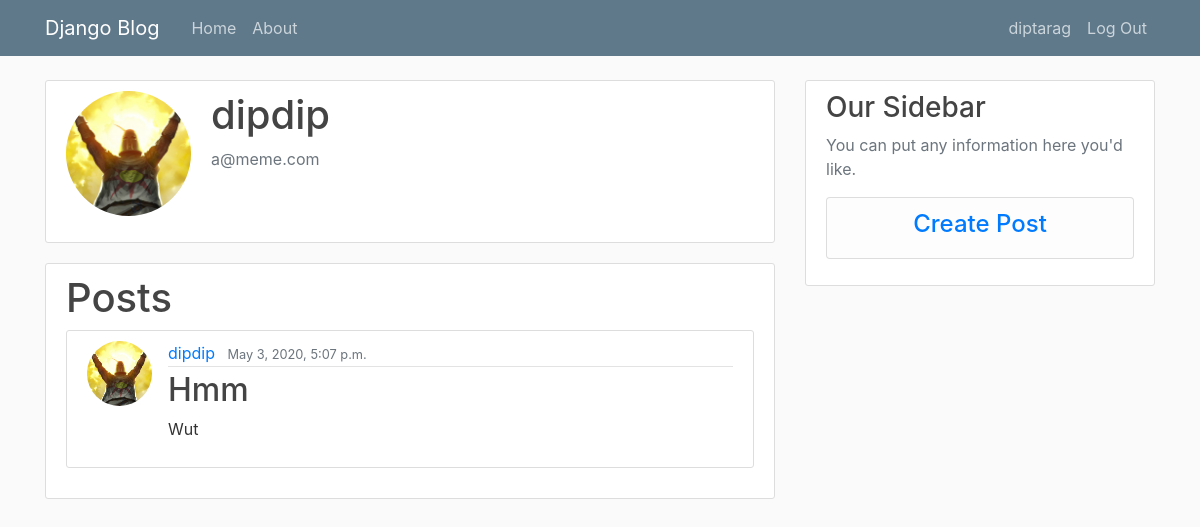
The app's page /user/4/ (signed in) with its own data.
### users/models.py (models this page shows, shortened)
class Profile(models.Model):
    user = models.OneToOneField(User, on_delete=models.CASCADE)
    image = models.ImageField(default='default.jpg', upload_to='profile_pics')

### Blog/models.py (models this page shows, shortened)
class Post(models.Model):
	title = models.CharField(max_length=100)
	content = models.TextField()
	date_posted = models.DateTimeField(default=timezone.now)
	author = models.ForeignKey(User, on_delete=models.CASCADE)
	likers = models.ManyToManyField(User, related_name = 'likers', blank = True)

### users/views.py (the view)
# urls.py: path('user/<pk>/', ProfileDetailView.as_view(), name='profile-other'),
class ProfileDetailView(DetailView):
	model = Profile
	template_name = 'users/profile_other.html'
	def get_context_data(self, **kwargs):
		context = super().get_context_data(**kwargs)
		context['posts'] = Post.objects.filter(author__profile = self.object)
		return context

### users/templates/users/profile_other.html
{% extends "Blog/base.html" %}
{% load crispy_forms_tags %}
{% block content %}
    <div class="content-section">
      <div class="media">
        <img class="rounded-circle account-img" src="{{object.user.profile.image.url}}">
        <div class="media-body">
          <h2 class="account-heading">{{ object.user.username }}</h2>
          <p class="text-secondary">{{ object.user.email }}</p>
        </div>
      </div>
      </div>
      <div class = "content-section">
        <h1> Posts </h1>
      {% for post in posts %}
    	<article class="media content-section">
    				<img class = "rounded-circle article-img" src = "{{post.author.profile.image.url}}">
      <div class="media-body">
        <div class="article-metadata">
          <a class="mr-2" href="{% url 'profile-other' post.author.profile.id %}">{{ post.author }}</a>
          <small class="text-muted">{{ post.date_posted }}</small>
        </div>
        <h2><a class="article-title" href="{% url 'post-detail' post.id %}">{{ post.title }}</a></h2>
        <p class="article-content">{{ post.content }}</p>
      </div>
    </article>
    </div>
    	{% endfor %}
{% endblock content %}

### Blog/templates/Blog/base.html (shortened to what this page needs)
{% load static %}
<!DOCTYPE HTML>
<html lang="en">
  <head>
    <link rel="stylesheet" href="https://maxcdn.bootstrapcdn.com/bootstrap/4.0.0/css/bootstrap.min.css">
	<link rel="stylesheet" type="text/css" href="{%static 'Blog/main.css' %}">
</head>
<body>
	<header class="site-header">
  <nav class="navbar navbar-expand-md navbar-dark bg-steel fixed-top">
    <div class="container">
      <a class="navbar-brand mr-4" href="/">Django Blog</a>
      <div class="collapse navbar-collapse" id="navbarToggle">
        <div class="navbar-nav mr-auto">
          <a class="nav-item nav-link" href="{% url 'blog-home' %}">Home</a>
          <a class="nav-item nav-link" href="{% url 'blog-about' %}">About</a>
        </div>
        <div class="navbar-nav">
          {% if user.is_authenticated%}
                      <a class="nav-item nav-link" href="{% url 'profile' %}"> {{user.username }}</a>
                      <a class="nav-item nav-link" href="{% url 'logout' %}">Log Out</a>
          {% else %}
                      <a class="nav-item nav-link" href="{% url 'login' %}">Login</a>
                      <a class="nav-item nav-link" href="{% url 'register' %}">Register</a>
          {% endif %}
        </div>
      </div>
    </div>
  </nav>
</header>
<main role="main" class="container">
  <div class="row">
    <div class="col-md-8">
      {% block content %}{% endblock %}
    </div>
    <div class="col-md-4">
      <div class="content-section">
        <h3>Our Sidebar</h3>
        <p class='text-muted'>You can put any information here you'd like.
          <ul class="list-group">
            {% if user.is_authenticated%}
                <li class="list-group-item list-group-item-light"> <h4 align = "center" ><a href = "{% url 'post-create' %}"> Create Post </a> </h4></li>
            {% endif %}
          </ul>
        </p>
      </div>
    </div>
  </div>
</main>
  </body>
</html>

### Blog/static/Blog/main.css (style rules this page uses)
body { background: #fafafa; color: #333333; margin-top: 5rem; }
h1, h2, h3, h4, h5, h6 { color: #444444; }
ul { margin: 0; }
.bg-steel { background-color: #5f788a; }
.site-header .navbar-nav .nav-link { color: #cbd5db; }
.content-section { background: #ffffff; padding: 10px 20px; border: 1px solid #dddddd; border-radius: 3px; margin-bottom: 20px; }
.article-title { color: #444444; }
.article-content { white-space: pre-line; }
.article-img { height: 65px; width: 65px; margin-right: 16px; }
.article-metadata { padding-bottom: 1px; margin-bottom: 4px; border-bottom: 1px solid #e3e3e3 }
.account-img { height: 125px; width: 125px; margin-right: 20px; margin-bottom: 16px; }
.account-heading { font-size: 2.5rem; }

### records on screen
Profile: user.profile.image (placeholder picture), user.username "dipdip", user.email "a@meme.com"
Post: author.profile.image (placeholder picture), author "dipdip", date_posted "May 3, 2020, 5:07 p.m.", title "Hmm", content "Wut"

### other values on screen
{{ user.username }} "diptarag"
